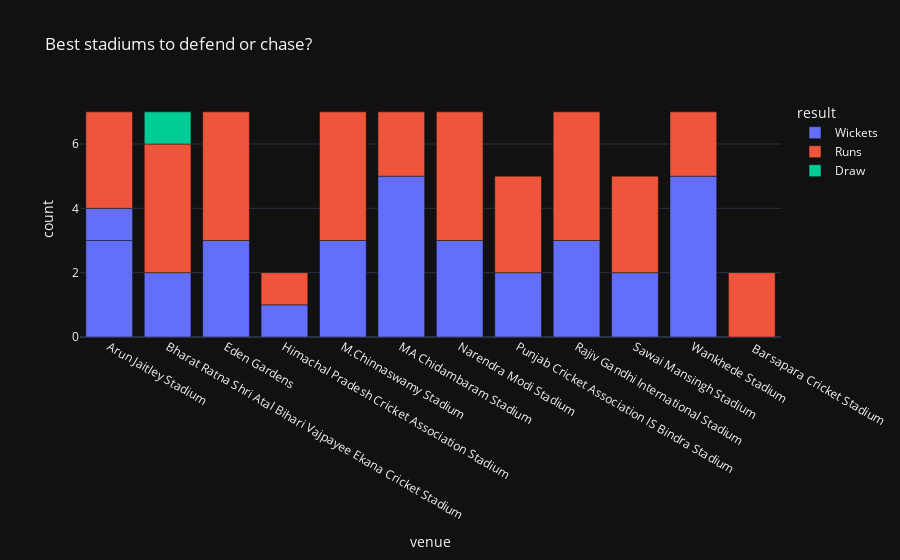

This figure's notebook cell:
### Code cell
figure = px.bar(stadium, 
                x=stadium["venue"],
                y=stadium["count"],
                color = stadium['result'],
                title="Best stadiums to defend or chase?"
                )
figure.show()

### Figure 1 — Plotly figure (JSON) as saved in the notebook; plotly's stock layout.template omitted (floating-point values rounded to 4 significant figures)
{"data": [{"alignmentgroup": "True", "hovertemplate": "result=Wickets<br>venue=%{x}<br>count=%{y}<extra></extra>", "legendgroup": "Wickets", "marker": {"color": "#636efa", "pattern": {"shape": ""}}, "name": "Wickets", "offsetgroup": "Wickets", "orientation": "v", "showlegend": true, "textposition": "auto", "type": "bar", "x": ["Arun Jaitley Stadium", "Arun Jaitley Stadium", "Bharat Ratna Shri Atal Bihari Vajpayee Ekana Cricket Stadium", "Eden Gardens", "Himachal Pradesh Cricket Association Stadium", "M.Chinnaswamy Stadium", "MA Chidambaram Stadium", "Narendra Modi Stadium", "Punjab Cricket Association IS Bindra Stadium", "Rajiv Gandhi International Stadium", "Sawai Mansingh Stadium", "Wankhede Stadium"], "xaxis": "x", "y": [3, 1, 2, 3, 1, 3, 5, 3, 2, 3, 2, 5], "yaxis": "y"}, {"alignmentgroup": "True", "hovertemplate": "result=Runs<br>venue=%{x}<br>count=%{y}<extra></extra>", "legendgroup": "Runs", "marker": {"color": "#EF553B", "pattern": {"shape": ""}}, "name": "Runs", "offsetgroup": "Runs", "orientation": "v", "showlegend": true, "textposition": "auto", "type": "bar", "x": ["Arun Jaitley Stadium", "Bharat Ratna Shri Atal Bihari Vajpayee Ekana Cricket Stadium", "Eden Gardens", "Himachal Pradesh Cricket Association Stadium", "M.Chinnaswamy Stadium", "MA Chidambaram Stadium", "Narendra Modi Stadium", "Punjab Cricket Association IS Bindra Stadium", "Rajiv Gandhi International Stadium", "Sawai Mansingh Stadium", "Wankhede Stadium", " Barsapara Cricket Stadium"], "xaxis": "x", "y": [3, 4, 4, 1, 4, 2, 4, 3, 4, 3, 2, 2], "yaxis": "y"}, {"alignmentgroup": "True", "hovertemplate": "result=Draw<br>venue=%{x}<br>count=%{y}<extra></extra>", "legendgroup": "Draw", "marker": {"color": "#00cc96", "pattern": {"shape": ""}}, "name": "Draw", "offsetgroup": "Draw", "orientation": "v", "showlegend": true, "textposition": "auto", "type": "bar", "x": ["Bharat Ratna Shri Atal Bihari Vajpayee Ekana Cricket Stadium"], "xaxis": "x", "y": [1], "yaxis": "y"}], "layout": {"barmode": "relative", "legend": {"title": {"text": "result"}, "tracegroupgap": 0}, "title": {"text": "Best stadiums to defend or chase?"}, "xaxis": {"anchor": "y", "domain": [0, 1], "title": {"text": "venue"}}, "yaxis": {"anchor": "x", "domain": [0, 1], "title": {"text": "count"}}}}
